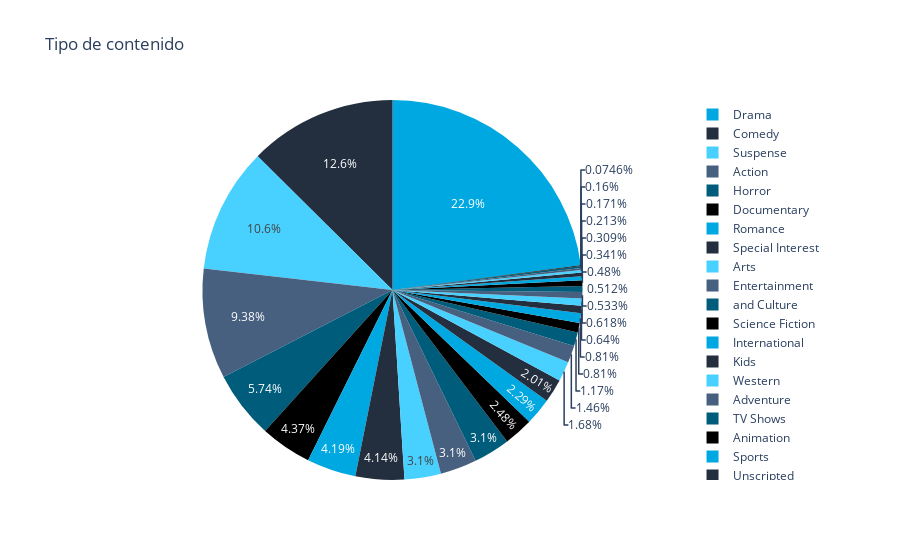

Notebook code cell kept with this figure:
### Code cell
split = merged_df['genre'].apply(pd.Series)
split = split.rename(columns = lambda x : 'val_' + str(x))
aux_df = pd.DataFrame(split.melt(value_name="val").groupby(["val"]).size()).reset_index()
aux_df
fig = px.pie(aux_df, values=0, names='val', title='Tipo de contenido', 
             color_discrete_sequence=['rgba(0,168,225,1)', 'rgba(35,47,62,1)'])

fig.show()

### Figure 1 — Plotly figure (JSON) as saved in the notebook; plotly's stock layout.template omitted (floating-point values rounded to 4 significant figures)
{"data": [{"domain": {"x": [0, 1], "y": [0, 1]}, "hovertemplate": "val=%{label}<br>0=%{value}<extra></extra>", "labels": ["Action", "Adventure", "Animation", "Anime", "Arthouse", "Arts", "Comedy", "Documentary", "Drama", "Entertainment", "Faith and Spirituality", "Fantasy", "Historical", "Horror", "International", "Kids", "LGBTQ", "Military and War", "Music Videos and Concerts", "Romance", "Science Fiction", "Special Interest", "Sports", "Suspense", "TV Shows", "Talk Show and Variety", "Unscripted", "Western", "Young Adult Audience", "and Culture"], "legendgroup": "", "name": "", "showlegend": true, "type": "pie", "values": [880, 137, 76, 15, 58, 291, 1178, 410, 2149, 291, 29, 45, 16, 538, 215, 189, 50, 32, 20, 393, 233, 388, 76, 997, 110, 7, 60, 158, 48, 291]}], "layout": {"legend": {"tracegroupgap": 0}, "piecolorway": ["rgba(0,168,225,1)", "rgba(35,47,62,1)"], "title": {"text": "Tipo de contenido"}}}
